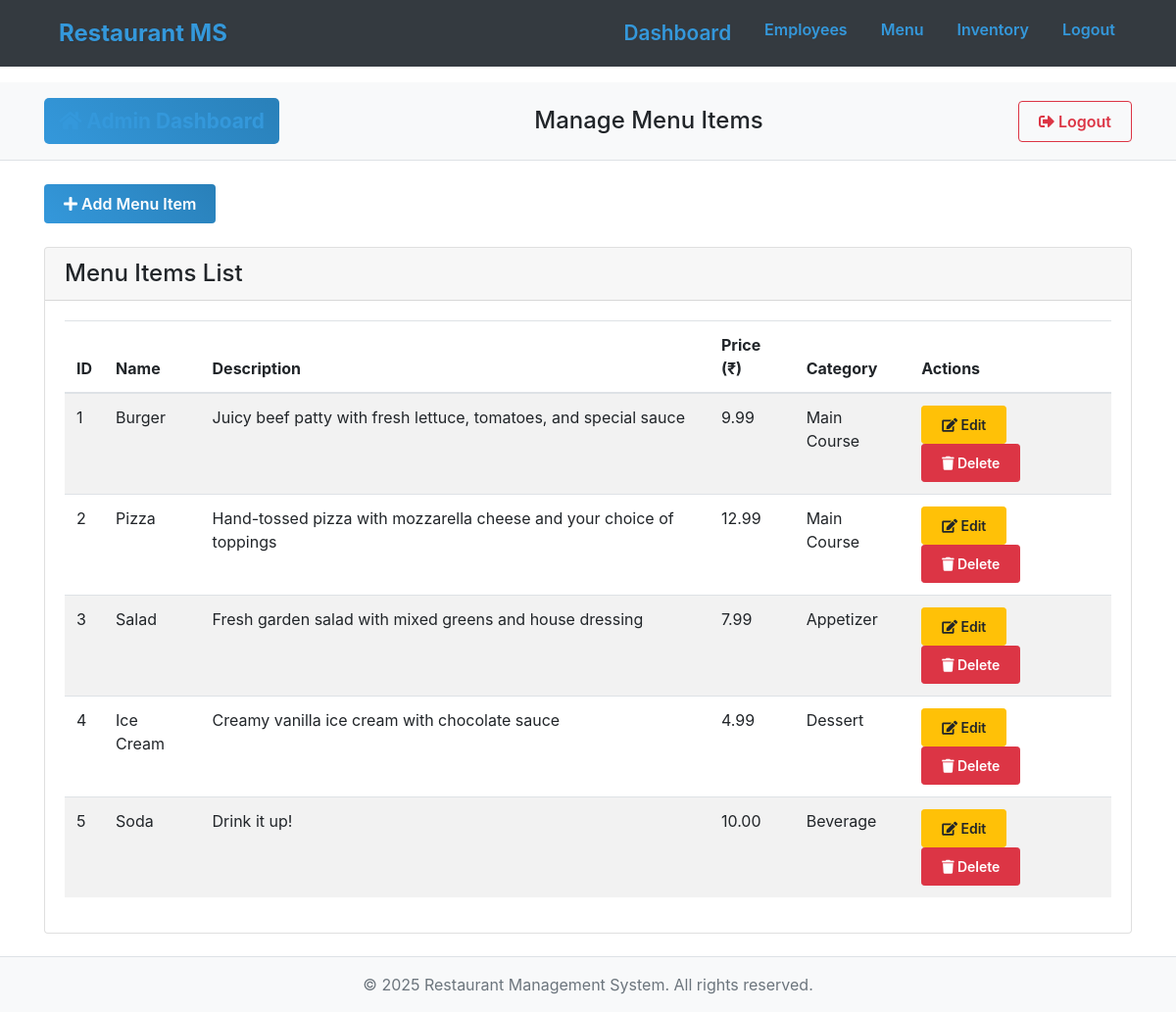
Screenshot of /admin/dashboard/menu (signed in) with the database file from the repository.
### app/models.py (models this page shows, shortened)
class MenuItem(db.Model):
    __tablename__ = 'menu_item'
    menuItemID = db.Column(db.Integer, primary_key=True, autoincrement=True)
    name = db.Column(db.String(255), nullable=False)
    description = db.Column(db.Text, nullable=True)
    price = db.Column(db.Numeric(10, 2), nullable=False)
    category = db.Column(db.String(100), nullable=False)

### app/routes/admin_routes.py (the view)
@admin_bp.route("/dashboard/menu", methods=["GET"])
@admin_required
@login_required
def manage_menu():
    menu_items = MenuItem.query.all()  # Get all menu items from the database
    return render_template("manage_menu.html", menu_items=menu_items)

### app/utils/access_control.py (called while the page is built)
def admin_required(f):
    @wraps(f)
    def decorated_function(*args, **kwargs):
        if not current_user.is_authenticated or current_user.role != "Admin":
            flash("Access restricted to Admins only.", "danger")
            return redirect(url_for("auth.choose_role"))
        return f(*args, **kwargs)
    return decorated_function

### app/templates/manage_menu.html (shortened to what this page needs)
{% extends "base.html" %}
{% block content %}
{% with page_title='Manage Menu Items' %}
{% include 'components/header.html' %}
{% endwith %}
<div class="container mt-4">
    <div class="d-flex justify-content-between align-items-center mb-4">
        <div>
            <a href="{{ url_for('admin.add_menu_item') }}" class="btn btn-primary">
                <i class="fas fa-plus"></i> Add Menu Item
            </a>
        </div>
    </div>
    <div class="card">
        <div class="card-header">
            <h4 class="mb-0">Menu Items List</h4>
        </div>
        <div class="card-body">
            <div class="table-responsive">
                <table class="table table-striped table-hover">
                    <thead>
                        <tr>
                            <th>ID</th>
                            <th>Name</th>
                            <th>Description</th>
                            <th>Price (₹)</th>
                            <th>Category</th>
                            <th>Actions</th>
                        </tr>
                    </thead>
                    <tbody>
                        {% for item in menu_items %}
                        <tr>
                            <td>{{ item.menuItemID }}</td>
                            <td>{{ item.name }}</td>
                            <td>{{ item.description or 'No description' }}</td>
                            <td>{{ "%.2f"|format(item.price) }}</td>
                            <td>{{ item.category }}</td>
                            <td>
                                <a href="{{ url_for('admin.edit_menu_item', menuItemID=item.menuItemID) }}" class="btn btn-warning btn-sm">
                                    <i class="fas fa-edit"></i> Edit
                                </a>
                                <form action="{{ url_for('admin.delete_menu_item', menuItemID=item.menuItemID) }}" method="POST" style="display:inline;">
                                    <button type="submit" class="btn btn-danger btn-sm" onclick="return confirm('Are you sure you want to delete this menu item?')">
                                        <i class="fas fa-trash"></i> Delete
                                    </button>
                                </form>
                            </td>
                        </tr>
                        {% endfor %}
                    </tbody>
                </table>
            </div>
        </div>
    </div>
</div>
{% endblock %}

### app/static/css/custom.css (style rules this page uses)
.card { transition: transform 0.3s ease, box-shadow 0.3s ease; background: white; }
.btn { transition: all 0.3s ease; position: relative; overflow: hidden; padding: 8px 20px; font-weight: 600; }
.table-hover tbody tr { transition: background-color 0.2s ease, transform 0.2s ease; }
.btn-danger { transition: all 0.3s ease; }
.btn-primary { background: linear-gradient(45deg, #3498db, #2980b9); border: none; color: white; }

### rows the page displays
MenuItem: menuItemID "1", name "Burger", description "Juicy beef patty with fresh lettuce, tomatoes, and special sauce", price "9.99", category "Main Course"
MenuItem: menuItemID "2", name "Pizza", description "Hand-tossed pizza with mozzarella cheese and your choice of toppings", price "12.99", category "Main Course"
MenuItem: menuItemID "3", name "Salad", description "Fresh garden salad with mixed greens and house dressing", price "7.99", category "Appetizer"
MenuItem: menuItemID "4", name "Ice Cream", description "Creamy vanilla ice cream with chocolate sauce", price "4.99", category "Dessert"
MenuItem: menuItemID "5", name "Soda", description "Drink it up!", price "10.00", category "Beverage"

### other values shown
{{ page_title|default('Restaurant Management System') }} "Manage Menu Items"
